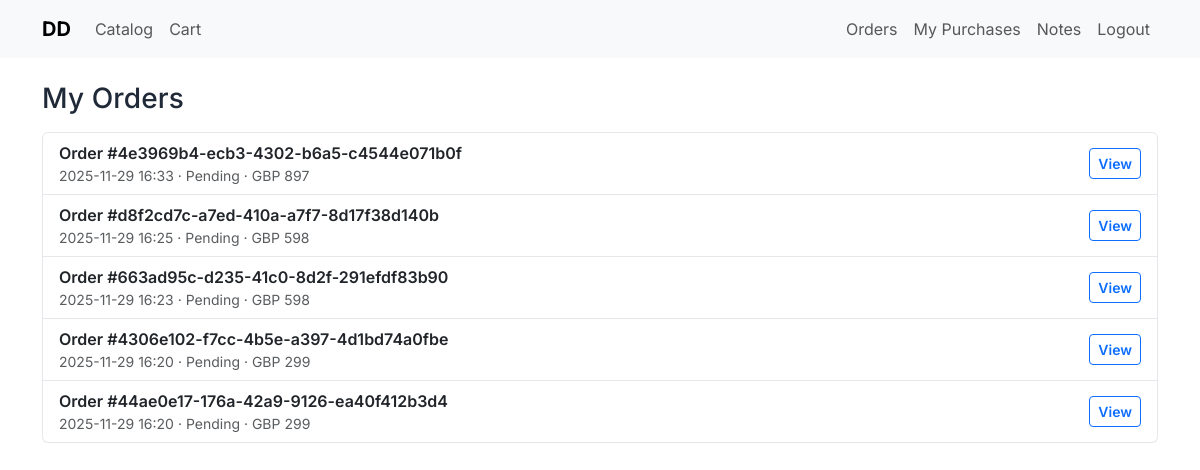
/orders/ (signed in), run on the app's committed database.
### orders/models.py (models this page shows, shortened)
class Order(models.Model):
    class Status(models.TextChoices):
        PENDING = "pending", "Pending"
        PAID = "paid", "Paid"
        FAILED = "failed", "Failed"
        CANCELED = "canceled", "Canceled"
    id = models.UUIDField(primary_key=True, default=uuid.uuid4, editable=False)
    user = models.ForeignKey(
        settings.AUTH_USER_MODEL,
        on_delete=models.CASCADE,
        related_name="orders",
    )
    status = models.CharField(
        max_length=12,
        choices=Status.choices,
        default=Status.PENDING,
    )
    currency = models.CharField(max_length=3, default="GBP")
    subtotal_pennies = models.PositiveIntegerField(
        default=0,
        validators=[MinValueValidator(0)],
    )
    total_pennies = models.PositiveIntegerField(
        default=0,
        validators=[MinValueValidator(0)],
    )
    stripe_session_id = models.CharField(max_length=255, blank=True)
    stripe_payment_intent = models.CharField(max_length=255, blank=True)
    created_at = models.DateTimeField(auto_now_add=True)
    class Meta:
        ordering = ["-created_at"]

### orders/views.py (the view)
# urls.py: path("", order_history, name="history"),
@login_required
def order_history(request):
    orders = Order.objects.filter(user=request.user).order_by("-created_at")
    return render(request, "orders/history.html", {"orders": orders})

### templates/orders/history.html (shortened to what this page needs)
{% extends "base.html" %}
{% block content %}
<h1 class="h3 mb-3">My Orders</h1>
{% if orders %}
  <div class="list-group">
    {% for o in orders %}
      <a class="list-group-item list-group-item-action d-flex justify-content-between align-items-center"
         href="{% url 'orders:detail' o.id %}">
        <div>
          <div class="fw-semibold">Order #{{ o.id }}</div>
          <div class="small text-muted">{{ o.created_at|date:"Y-m-d H:i" }} &middot; {{ o.status|title }} &middot; {{ o.currency }} {{ o.total_pennies|floatformat:-2 }}</div>
        </div>
        <span class="btn btn-sm btn-outline-primary">View</span>
      </a>
    {% endfor %}
  </div>
{% else %}
  <div class="alert alert-info">No orders yet.</div>
{% endif %}
{% endblock %}

### static/css/style.css (style rules this page uses)
:root { --dd-text: #1f2937; --dd-muted: #6b7280; --dd-brand: #0d6efd; --dd-border: #e5e7eb; }
html, body { font-family: "Inter", system-ui, -apple-system, Segoe UI, Roboto, Arial, sans-serif; color: var(--dd-text); }
h1, h2, h3, h4, h5, h6 { font-weight: 700; letter-spacing: .15px; line-height: 1.2; margin-bottom: .5rem; }
.small, small { color: var(--dd-muted); }
a { text-decoration: none; }
.btn { font-weight: 600; }
.card, .table, .list-group-item { border-color: var(--dd-border) !important; }

### data on the page
Order: id "4e3969b4-ecb3-4302-b6a5-c4544e071b0f", created_at "2025-11-29 16:33", status "Pending", currency "GBP", total_pennies "897"
Order: id "d8f2cd7c-a7ed-410a-a7f7-8d17f38d140b", created_at "2025-11-29 16:25", status "Pending", currency "GBP", total_pennies "598"
Order: id "663ad95c-d235-41c0-8d2f-291efdf83b90", created_at "2025-11-29 16:23", status "Pending", currency "GBP", total_pennies "598"
Order: id "4306e102-f7cc-4b5e-a397-4d1bd74a0fbe", created_at "2025-11-29 16:20", status "Pending", currency "GBP", total_pennies "299"
Order: id "44ae0e17-176a-42a9-9126-ea40f412b3d4", created_at "2025-11-29 16:20", status "Pending", currency "GBP", total_pennies "299"
